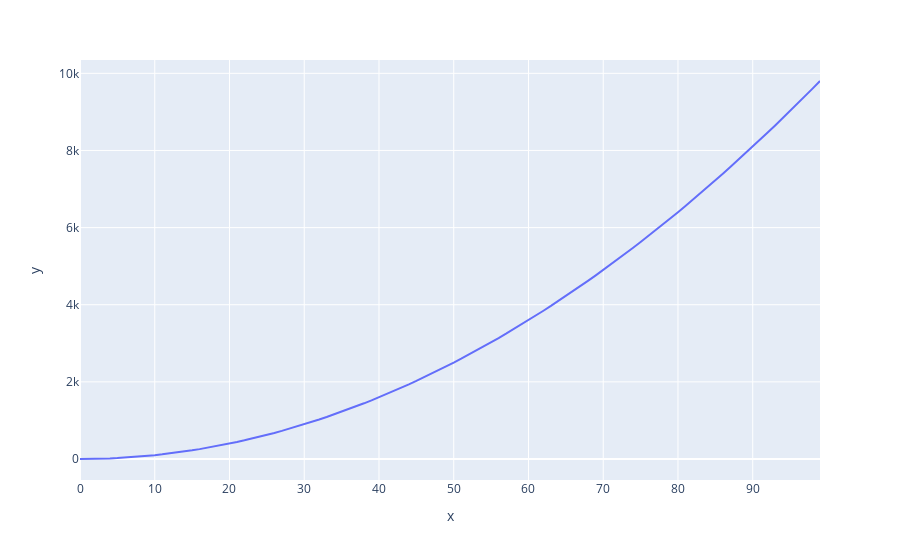

Source (notebook cell):
### Code cell
px.line(x=x,y=y)

### Figure 1 — Plotly figure (JSON) as saved in the notebook; plotly's stock layout.template omitted (floating-point values rounded to 4 significant figures)
{"data": [{"hovertemplate": "x=%{x}<br>y=%{y}<extra></extra>", "legendgroup": "", "line": {"color": "#636efa", "dash": "solid"}, "mode": "lines", "name": "", "orientation": "v", "showlegend": false, "type": "scatter", "x": [0, 1, 2, 3, 4, 5, 6, 7, 8, 9, 10, 11, 12, 13, 14, 15, 16, 17, 18, 19, 20, 21, 22, 23, 24, 25, 26, 27, 28, 29, 30, 31, 32, 33, 34, 35, 36, 37, 38, 39, 40, 41, 42, 43, 44, 45, 46, 47, 48, 49, 50, 51, 52, 53, 54, 55, 56, 57, 58, 59, 60, 61, 62, 63, 64, 65, 66, 67, 68, 69, 70, 71, 72, 73, 74, 75, 76, 77, 78, 79, 80, 81, 82, 83, 84, 85, 86, 87, 88, 89, 90, 91, 92, 93, 94, 95, 96, 97, 98, 99], "xaxis": "x", "y": [0, 1, 4, 9, 16, 25, 36, 49, 64, 81, 100, 121, 144, 169, 196, 225, 256, 289, 324, 361, 400, 441, 484, 529, 576, 625, 676, 729, 784, 841, 900, 961, 1024, 1089, 1156, 1225, 1296, 1369, 1444, 1521, 1600, 1681, 1764, 1849, 1936, 2025, 2116, 2209, 2304, 2401, 2500, 2601, 2704, 2809, 2916, 3025, 3136, 3249, 3364, 3481, 3600, 3721, 3844, 3969, 4096, 4225, 4356, 4489, 4624, 4761, 4900, 5041, 5184, 5329, 5476, 5625, 5776, 5929, 6084, 6241, 6400, 6561, 6724, 6889, 7056, 7225, 7396, 7569, 7744, 7921, 8100, 8281, 8464, 8649, 8836, 9025, 9216, 9409, 9604, 9801], "yaxis": "y"}], "layout": {"legend": {"tracegroupgap": 0}, "margin": {"t": 60}, "xaxis": {"anchor": "y", "domain": [0, 1], "title": {"text": "x"}}, "yaxis": {"anchor": "x", "domain": [0, 1], "title": {"text": "y"}}}}
